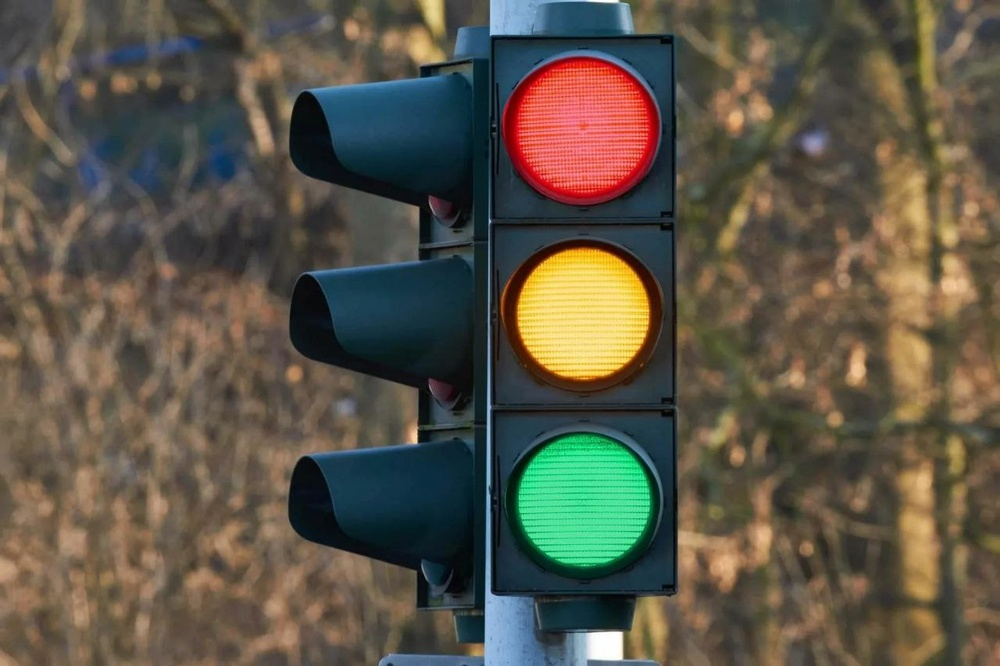
#> input picture svetofor.jpg, 1000 x 666 px, shrunk from 1280 x 853 before the run
$ python OPTICS_RedFirst.py
#> lines starting #> are read from the running program, lines starting #| are printed output that depends on the picture
import numpy as np
import cv2
import matplotlib.pyplot as plt
from mpl_toolkits.mplot3d import Axes3D
from sklearn.cluster import OPTICS
import time

# Замеряем время начала выполнения программы
start_time = time.time()

def usingMask(imageHSV, hue_min, hue_max, saturation_min, saturation_max, value_min, value_max):
    filteredArray = []
    width, height, _ = imageHSV.shape
    for i in range(width):
        for j in range(height):
            pixel = imageHSV[i, j]
            hue = int(pixel[0])
            saturation = int(pixel[1])
            value = int(pixel[2])
            if (hue in range(hue_min, hue_max)) and (saturation in range(saturation_min, saturation_max)) and (
                    value in range(value_min, value_max)):
                filteredArray.append([hue, saturation, value])
    return filteredArray

# Чтение изображения и преобразование в HSV
image = cv2.imread("svetofor.jpg")
#> image is the input picture: shape (666, 1000, 3); mean B, G, R 71.4, 85.8, 91.9
imageInHSV = cv2.cvtColor(image, cv2.COLOR_BGR2HSV)
#> imageInHSV: shape (666, 1000, 3); mean H, S, V 43.8, 98.5, 103.6

# Параметры для фильтрации цвета (например, для желтого)
hue_min, hue_max = 0, 7
sat_min, sat_max = 114, 255
val_min, val_max = 77, 255

# Получаем отфильтрованные данные
data = usingMask(imageInHSV, hue_min, hue_max, sat_min, sat_max, val_min, val_max)
#> after the loop in usingMask, `for i in range(width):`: filteredArray = 9854 items, first 6: [0, 228, 216], [0, 224, 220], [0, 216, 224], [0, 231, 208], [0, 234, 203], [0, 220, 216]
#> data has the same summary as filteredArray in usingMask

# Преобразуем список точек в numpy массив для удобства
data_np = np.array(data)

# Применяем кластеризацию методом OPTICS с подобранными параметрами
optics = OPTICS(min_samples=100, xi=0.1, min_cluster_size=0.05)
cluster_labels = optics.fit_predict(data_np)
#> cluster_labels = 9854 values, max 0 at index 745, min -1 at index 0, mean -0.768

# Создаем 3D график
fig = plt.figure()
ax = fig.add_subplot(111, projection='3d')

# Визуализируем данные с разными цветами для каждого кластера и выводим количество точек в кластере
for cluster_id in np.unique(cluster_labels):
    if cluster_id != -1:  # Игнорируем шум (метка -1)
        points = data_np[cluster_labels == cluster_id]
        cluster_size = len(points)  # Количество точек в текущем кластере
        ax.scatter(points[:, 0], points[:, 1], points[:, 2], label=f"Cluster {cluster_id} ({cluster_size} points)")
#> this loop made 2 passes
#> (cluster_id, cluster_size) on pass 2: (0, 2287)
#> cluster_id on pass 1: -1

# Добавляем подписи осей
ax.set_xlabel('Hue')
ax.set_ylabel('Saturation')
ax.set_zlabel('Value')

# Заголовок графика
plt.title('OPTICS для первой маски красного цвета', fontsize=20, fontweight="bold")
plt.legend(fontsize=15)

# Показать график
end_time = time.time()
# plt.show()


# Выводим время работы программы
elapsed_time = end_time - start_time
print(f"Время работы программы: {elapsed_time:.2f} секунд")
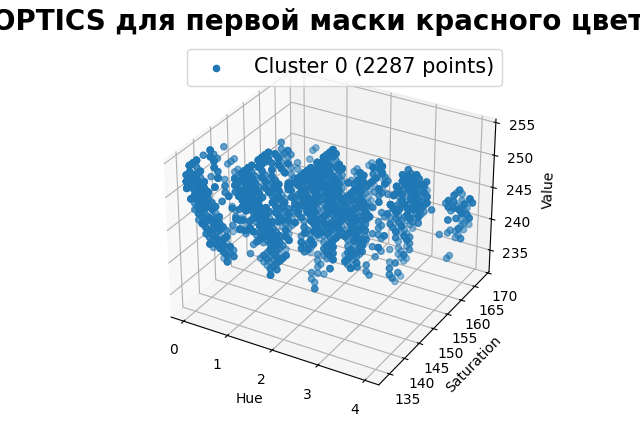
#> figure drawn by matplotlib, 1 panel

$ run again, with 3-1-21HSV.jpg copied over svetofor.jpg
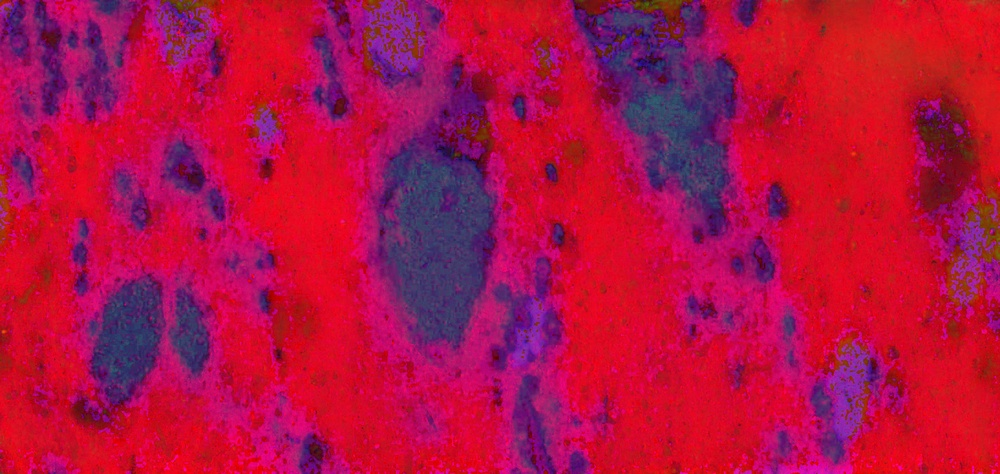
#> input picture 3-1-21HSV.jpg, 1000 x 474 px, shrunk from 2917 x 1384 before the run
#> image is the input picture: shape (474, 1000, 3); mean B, G, R 67, 15.9, 178.7
#> imageInHSV: shape (474, 1000, 3); mean H, S, V 159.4, 228.1, 182.3
#> after the loop in usingMask, `for i in range(width):`: filteredArray = 16180 items, first 6: [2, 204, 139], [6, 238, 152], [5, 244, 160], [6, 250, 149], [2, 234, 157], [0, 203, 161]
#> data has the same summary as filteredArray in usingMask
#> cluster_labels = 16180 values, max 0 at index 125, min -1 at index 0, mean -0.678
#> the loop `for cluster_id in np.unique(cluster_labels):` made 2 passes
#> (cluster_id, cluster_size) on pass 2: (0, 5212)
#> `print(f"Время работы программы: {elapsed_time:.2f} секунд")`:
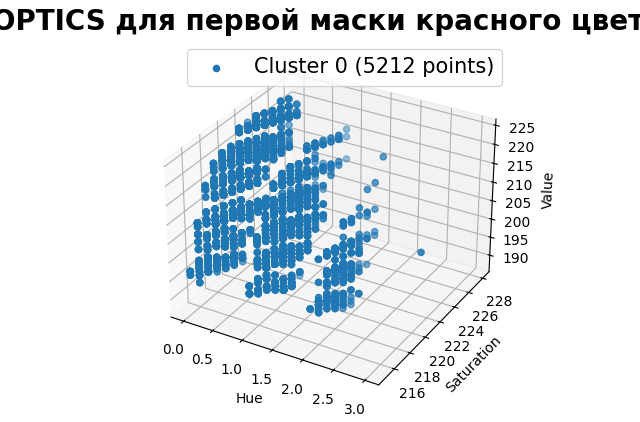
#> figure drawn by matplotlib, 1 panel
